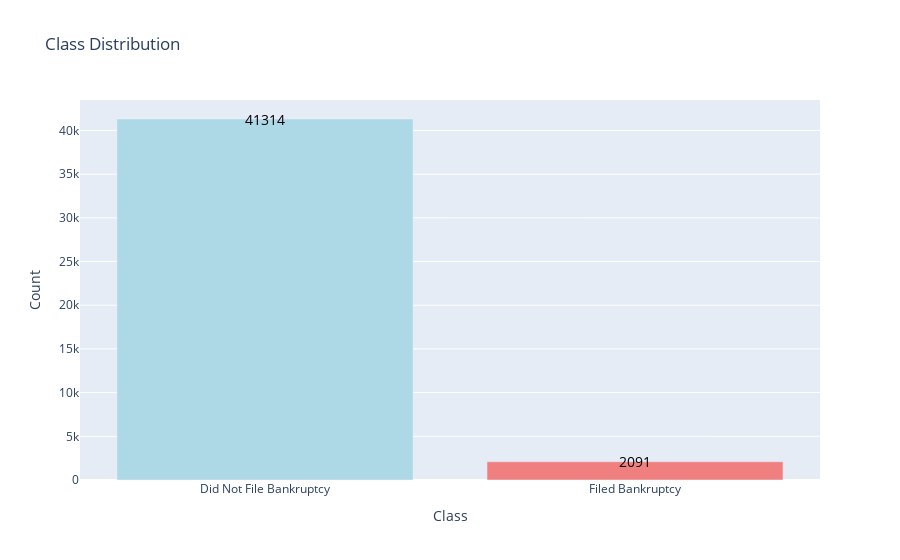

This figure's notebook cell:
### Code cell
class_counts = all_years_imputed['class'].value_counts()

#make  bar chart
fig = go.Figure(data=[
    go.Bar(x=class_counts.index, y=class_counts.values,
           marker_color=['lightblue' if x == 0 else 'lightcoral' for x in class_counts.index])
])
#put in annotations
for x, y in zip(class_counts.index, class_counts.values):
    fig.add_annotation(
        x=x,
        y=y,
        text=str(y),
        showarrow=False,
        font=dict(
            size=14,
            color="black"
        )
    )
#update layout for title and labels
fig.update_layout(
    title='Class Distribution',
    xaxis_title='Class',
    xaxis=dict(
        tickmode='array',
        tickvals=[0, 1],
        ticktext=['Did Not File Bankruptcy', 'Filed Bankruptcy']
    ),
    yaxis_title='Count',
)

fig.show()

### Figure 1 — Plotly figure (JSON) as saved in the notebook; plotly's stock layout.template omitted (floating-point values rounded to 4 significant figures)
{"data": [{"marker": {"color": ["lightblue", "lightcoral"]}, "type": "bar", "x": [0, 1], "y": [41314, 2091]}], "layout": {"annotations": [{"font": {"color": "black", "size": 14}, "showarrow": false, "text": "41314", "x": 0, "y": 41314}, {"font": {"color": "black", "size": 14}, "showarrow": false, "text": "2091", "x": 1, "y": 2091}], "title": {"text": "Class Distribution"}, "xaxis": {"tickmode": "array", "ticktext": ["Did Not File Bankruptcy", "Filed Bankruptcy"], "tickvals": [0, 1], "title": {"text": "Class"}}, "yaxis": {"title": {"text": "Count"}}}}
